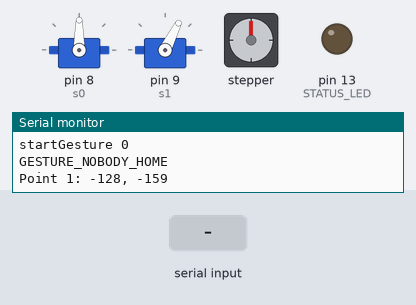
The sketch below on a simulated Arduino Uno, built with avr-gcc and run on an emulated ATmega328P. On the bench: 2 × servo, stepper motor, output pins drawn as LEDs (lit = HIGH), the last lines printed to the serial monitor. Inputs (shaded band) come from the test bench. Random numbers use the default seed unless the sketch sets one; stepper angles assume 4096 steps per turn.

Above: at 3.1 s.
3.3 s: "2\n" received over Serial
At 3.99 s:
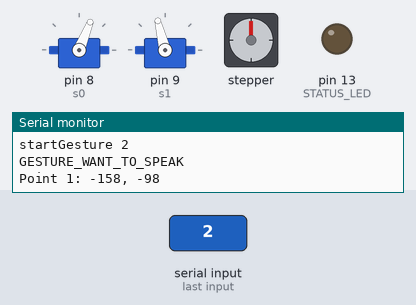
At 5.99 s:
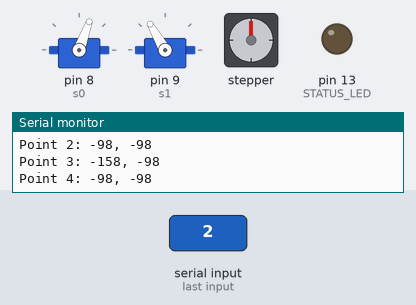
6.3 s: "90,45\n" received over Serial
9.3 s: "5\n" received over Serial
At 10.71 s:
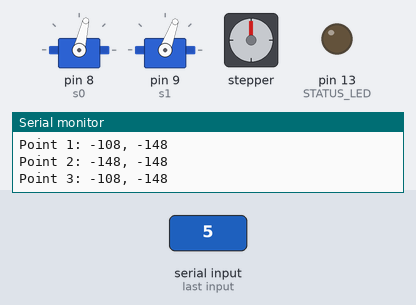
12.3 s: "1\n" received over Serial
15.3 s: "2\n" received over Serial
Timing chart, 0 to 19.3 s (numbered marks = the images above; inputs shaded):
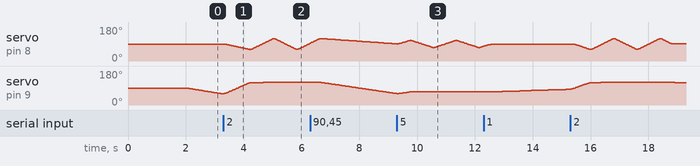

The sketch:

stickophone.ino
```cpp
//#include <NewSoftSerial.h>

#include <Servo.h>
#include <AccelStepper.h>

#define HALFSTEP 8

// Motor pin definitions
#define motorPin1  2     // IN1 on the ULN2003 driver 1
#define motorPin2  3     // IN2 on the ULN2003 driver 1
#define motorPin3  4     // IN3 on the ULN2003 driver 1
#define motorPin4  5     // IN4 on the ULN2003 driver 1

#define  DO_LOGGING

AccelStepper stepper1(HALFSTEP, motorPin1, motorPin3, motorPin2, motorPin4);

int numPoints = 0;
boolean pathWorking = true;

boolean motionWorking = false;

float max_servo_speed = 0.0;
float sum_servo_speed = 0.0;
float num_servo_speed = 1.0;

void moveTo( float x0, float y0, boolean s = true );
boolean addPoint( int x, int y );
void setSpeed(float ratio);

#define GESTURE_NOBODY_HOME 0
#define GESTURE_SOMEBODY_HOME 1
#define GESTURE_WANT_TO_SPEAK 2
#define GESTURE_OI 3
#define GESTURE_HELLO 4
#define GESTURE_LEAVING 5
#define GESTURE_BORED 6
#define GESTURE_INTERESTED 7
#define GESTURE_LOOKING_ROUND 8
#define GESTURE_REVOLVE_ALL_LEFT 22
#define GESTURE_REVOLVE_ALL_RIGHT 23
#define GESTURE_STAY_BORED 24


#define GESTURE_LAST GESTURE_LOOKING_ROUND

//libby
int delayMotion = 0;

int currentGesture = -1;
int someoneIsHome = 0;
long gestureStartMillis = 0;
long eventStartMillis = 0;


void setup()
{


  #ifdef DO_LOGGING
  Serial.begin (57600); // for debugging

  Serial.print ("setup\n");
  #endif

  stepper1.setMaxSpeed(800.0);
  stepper1.setAcceleration(100.0);
  stepper1.setSpeed(200);

  setupPosition();
  setupMotion();

  turnOnServos();

  startGesture(GESTURE_NOBODY_HOME);
}


float z = 0;
boolean wasOff = false;


void loop()
{

  int newGesture = checkForEvents(); // change this function so it delivers a gesture number when the person on the call want to perform a gesture

  boolean done = ! loopPath();

   if( newGesture != -1 )
   {
      startGesture(newGesture);  // something kicked off a new gesture, we'll just do it once then go back to repeating GESTURE_SOMEBODY_HOME
      delayMotion = 0;
   }
   else if( done )
   {

      // finished a thing, go to a neutral gesture
      if( someoneIsHome == 1 )
      {
          Serial.println("somebody home");
          startGesture(GESTURE_SOMEBODY_HOME);
          delayMotion = (int)random(10);
      }
      else if( someoneIsHome == 2 )
      {
          Serial.println("bored");
          startGesture(GESTURE_STAY_BORED);
          delayMotion = (int)random(10);

      }
      else{
          Serial.println("nobody home");
          startGesture(GESTURE_NOBODY_HOME);
      }
   }
   // else just keep running the current motion

   loopMotion();
   stepper1.run();
}


int eventGesture = GESTURE_WANT_TO_SPEAK - 1;
int command;

int checkForEvents()
{
  // see if something happened that mean we ought to start a gesture, for now just use a timer

   while(Serial.available() > 0)
    {
        command = Serial.parseInt();
        Serial.println(command);
        if (Serial.read() == '\n') { //note need to set "newline" on console
          Serial.print("gesture found  ");
          Serial.println(command);
          eventGesture = command;
          return eventGesture;
        }else{
          Serial.println("no newline found");
        }
    }

/*
  long now = millis();

  if( now - eventStartMillis > 10000 )  // run through the gesture, one every 10 secs
  {
    eventStartMillis = now;

    eventGesture = eventGesture + 1;

    if( eventGesture > GESTURE_LAST )
      eventGesture = GESTURE_WANT_TO_SPEAK;


       #ifdef DO_LOGGING
         Serial.print ("next gesture ");
         Serial.println (eventGesture);
      #endif
      return eventGesture;


  }
*/
  return -1;
}
```

gesture.ino
```cpp
void startGesture( int gesture )
{
   #ifdef DO_LOGGING
    Serial.print ("startGesture ");
    Serial.println (gesture);
   #endif

  currentGesture = gesture;

  clearPath();
  // hard-coded coordinates for the gestures

  switch( currentGesture )
  {
    case GESTURE_NOBODY_HOME:
      Serial.println ("GESTURE_NOBODY_HOME");
      // static, leant back

      setSpeed(0.5);
      addPoint(0,-30);
      addPoint(0,-31);
      addPoint(0,-29);
      someoneIsHome = 0;

      break;

  case GESTURE_SOMEBODY_HOME:
      // figure-8
      Serial.println ("GESTURE_SOMEBODY_HOME");

      setSpeed(0.1);

      int r1;
      r1 = (int)random(10);
      for (int i = 0; i <= r1; i++){
         long r2 = random(2);
         long r3 = random(5);
         addPoint(r2,r3);
         if(delayMotion > 0){
            for (int j = 0; j <= delayMotion; j++){
               addPoint(r2,r3);
            }
         }
      }
      someoneIsHome == 1;
/*
        addPoint(0,0);
        addPoint(5,2);
        addPoint(5,-2);
        addPoint(0,0);
        addPoint(-5,2);
        addPoint(-5,-2);

      addPoint(0,0);
      addPoint(10,5);
      addPoint(10,-5);
      addPoint(0,0);
      addPoint(-10,5);
      addPoint(-10,-5);
*/
      someoneIsHome = 1;
      break;

  case GESTURE_WANT_TO_SPEAK:
      Serial.println ("GESTURE_WANT_TO_SPEAK");

      setSpeed(1.5);
      someoneIsHome == 1;
      addPoint(0,30);
      addPoint(-30,30);
      addPoint(30,30);
      addPoint(-30,30);
      addPoint(30,30);
      addPoint(0,30);

      break;

  case GESTURE_OI:
      Serial.println ("GESTURE_OI");

      setSpeed(3.0);
      someoneIsHome == 1;
      addPoint(0,85);
      addPoint(0,70);
      addPoint(0,85);
      addPoint(0,70);
      addPoint(0,85);
      break;

   case GESTURE_HELLO:
     Serial.println ("GESTURE_HELLO");

     setSpeed(1.0);
     someoneIsHome == 1;
     addPoint(0,20);
     addPoint(20,20);
     addPoint(-20,20);
     addPoint(20,20);
     addPoint(-20,20);
     addPoint(0,20);
      break;


 case GESTURE_LEAVING:
     Serial.println ("GESTURE_LEAVING");

     setSpeed(1.0);


     addPoint(0,-20);
     addPoint(20,-20);
     addPoint(-20,-20);
     addPoint(20,-20);
     addPoint(-20,-20);
     addPoint(0,-20);
      someoneIsHome = 0;

      break;

  case GESTURE_BORED:
     Serial.println ("GESTURE_BORED");

     setSpeed(0.1);

     addPoint(0,-10);
     addPoint(0,-5);
     addPoint(0,-30);
//     addPoint(0,-10);
  //   addPoint(0,-30);
     //addPoint(0,-5);
     someoneIsHome = 2;

     break;

  case GESTURE_STAY_BORED:
     Serial.println ("GESTURE_STAY_BORED");

     setSpeed(0.1);

      if(delayMotion > 0){
         delay(delayMotion);
      }

      int r4;
      r4 = (int)random(3);
      for (int i = 0; i <= r4; i++){
         long r5 = random(24,30);
         addPoint(0,-r5);
         if(delayMotion > 0){
            for (int j = 0; j <= delayMotion; j++){
               addPoint(0,-r5);
            }
         }
      }

     someoneIsHome = 2;

     break;

  case GESTURE_INTERESTED:
     Serial.println ("GESTURE_INTERESTED");

     setSpeed(1.5);

     someoneIsHome == 1;
     addPoint(0,30);
     addPoint(0,-5);

     break;

  case GESTURE_LOOKING_ROUND:
      Serial.println ("GESTURE_LOOKING_ROUND");

      setSpeed(1.5);


     addPoint(-60,0);
     addPoint(-60,40);
     addPoint(60,40);
     addPoint(-60,40);
     addPoint(60,40);
     addPoint(60,0);
     someoneIsHome == 1;
     break;

  case GESTURE_REVOLVE_ALL_LEFT:
     Serial.println ("GESTURE_REVOLVE_ALL_LEFT");
     //stepper1.moveTo(-200);
     stepper1.moveTo(stepper1.currentPosition() - 200);
     break;

  case GESTURE_REVOLVE_ALL_RIGHT:
     Serial.println ("GESTURE_REVOLVE_ALL_RIGHT");
     stepper1.moveTo(stepper1.currentPosition() + 200);
     break;

   default:
     #ifdef DO_LOGGING
      Serial.print ("bad gesture ");
      Serial.println (gesture);
     #endif
     break;

  }

  gestureStartMillis = millis();
  startPath();
}
```

motion.ino
```cpp
// motion.pde

// manages motion control for a 2-servo stick
// implements maximum speed and maximum acceleration limits
// decelerates to a stop at the end of each motion


float currX = 0;
float currY = 0;

float currT = millis();
float paperDelta = 0;

float targetX = 0;
float targetY = 0;


float baseMaxSpeed = 0.050; // mm / millisec - 0.600 is good
float baseAcceleration = 0.001; // mm / millisec / millisec - 0.002 keeps the current rig pretty calm, 0.004 starts to be wobbly

float maxSpeed;
float acceleration;

float minSpeed = 0.001;
float currSpeed= 0;

boolean stopAtEnd = true;

float totalDistance = 0;
int  totalSteps =0;
int  totalMillis  =0;

void setupMotion()
{
  setSpeed(1.0);
  currX = 0;
  currY = 0;

  currT = millis();
  currSpeed = 0;

  targetX = 0;
  targetY = 0;


  motionWorking = false;
}

void setSpeed(float ratio)
{
  maxSpeed = ratio * baseMaxSpeed;
  acceleration = ratio * baseAcceleration;
}

boolean loopMotion() // move one increment towards targetXYZ at constant speed
{
  float dx,dy, dt, scale, distance, now;


   if( ! motionWorking )
    return false;


  dx = targetX - currX;
  dy = targetY - currY;


  distance = sqrt( (dx*dx) + (dy*dy));


  if( distance < 1 ) // arrived
  {
   motionWorking = false;

    return false;
  }


  now = millis();

  dt =  now - currT;

   if( stopAtEnd && inBrakingZone(distance))
  {
    currSpeed -= acceleration * dt;
    if( currSpeed < minSpeed )
      currSpeed = minSpeed;
  }
  else if( currSpeed < maxSpeed )
  {
    currSpeed += acceleration * dt;

    if( currSpeed > maxSpeed )
      currSpeed = maxSpeed;
  }

  scale = dt * currSpeed / distance;

  dx = scale * dx;
  dy = scale * dy;


  currX += dx;
  currY += dy;


  currT = now;


  totalDistance +=  sqrt( dx*dx + dy*dy );
  totalSteps ++;
  totalMillis += dt;

  #ifdef DO_LOGGING
  /*
    Serial.print ("goTo ");
    Serial.print (currX);
    Serial.print (", ");

    Serial.print (currY);

    Serial.print ("\n");
  */
    #endif

  if( ! goTo( currX, currY ))
  {
      #ifdef DO_LOGGING

    Serial.print ("Failed goTo: ");
    Serial.print (currX);
    Serial.print (", ");

    Serial.print (currY);


    Serial.print ("\n");

    #endif
    // if we couldn't go there, keep track of where we really are to stop the motion control going mad
      currX -= dx;
      currY -= dy;

      motionWorking = false;

      return false;

  }


  return true;
}

boolean inBrakingZone( float distance )
{
  // s = 0.5 a t^2
  // s = 0.5 v t
  // => s = v^2 / 2a

  float s = currSpeed * currSpeed * 0.5 / acceleration;

  return distance < s;
}

void moveTo( float x0, float y0, boolean s)
{
  #ifdef DO_LOGGING
  /*
    Serial.print ("moveto ");
    Serial.print (x0);
    Serial.print (", ");

    Serial.print (y0);


    Serial.print ("\n");
    */
    #endif

  s = true; // always stop at end
  motionWorking = true;
  targetX = x0;
  targetY = y0;

  if( stopAtEnd )
  {
    currSpeed = 0;
    currT = millis();
  }
  stopAtEnd = s;

}
```

path.ino
```cpp
// path.pde

// Manage creation and replay of paths for delta bot

struct point
{
  int x,y; // in degrees, 0 is vertical, range is -90 to +90
};
#define MAX_POINTS 100
//#define MAX_POINTS 32

struct point points[ MAX_POINTS ];

int nextPoint = -1;


boolean loopPath()
{
  if( motionWorking )
  {
    return true; // still going to our last position
  }

  if( ! pathWorking )
    return false;

  if( nextPoint+1 >= numPoints )
  {
    pathWorking = false;  // done all our work, will never run again

    //logSummary();
    return false;
  }

  nextPoint ++;

  logPoint();

  boolean stopAtEnd = true;
  if( nextPoint+1 < numPoints )
  {
    //if( points[nextPoint].z == points[nextPoint+1].z )
      stopAtEnd = false;
  }


  moveTo( points[nextPoint].x, points[nextPoint].y, stopAtEnd);

  pathWorking = true;
  return true;


}


void stopPath()
{

  nextPoint = numPoints;
  pathWorking = false;
}

void clearPath()
{
  numPoints = 0;
}

void startPath()
{
   nextPoint = 0;
    pathWorking = true;
}

boolean addPoint( int x, int y )  // in range -127-127
{
  if( numPoints >= MAX_POINTS )
    return false;


   points[numPoints].x = x;
   points[numPoints].y = y;

   numPoints ++;
   return true;
}

void logPoint()
{
    #ifdef DO_LOGGING
    Serial.print ("Point ");
    Serial.print (nextPoint);
    Serial.print (": ");
    Serial.print (points[nextPoint].x-128);
    Serial.print (", ");
    Serial.print (points[nextPoint].y-128);

    Serial.print ("\n");
     #endif
}

void logSummary()
{
      #ifdef DO_LOGGING
    Serial.print ("numPoints: ");
    Serial.print (numPoints);
    Serial.print (", totalDistance: ");
    Serial.print (totalDistance);
    Serial.print ("mm, totalSteps: ");
    Serial.print (totalSteps);
    Serial.print (", totalMillis: ");
    Serial.print (totalMillis);
    Serial.print ("\n");

    Serial.print ("msec/step: ");
    Serial.print (totalMillis/totalSteps);
    Serial.print (", mm/step: ");
    Serial.print (totalDistance/totalSteps);
    Serial.print ("\n");

    Serial.print ("max servo speed (s3003 does 0.2): ");
    Serial.print ( 60.0 / (max_servo_speed * 1000));
    Serial.print (" secs/60 deg");
    Serial.print ("\n");

    Serial.print ("mean servo speed: ");
    Serial.print ( 60.0 / ((sum_servo_speed/num_servo_speed) * 1000));
    Serial.print (" secs/60 deg");
    Serial.print ("\n");


     #endif
}
```

position.ino
```cpp
// position.pde


// limits of servo motion for our rig
int minServoPos = 0;
int maxServoPos = 180;


#define STATUS_LED 13 // lights up for bad positions


Servo s0;
Servo s1;


boolean servosAttached = false;


 boolean transformToServoAngle( float &theta );
void servoWriteFloat( Servo *s, float angle);
void servoWriteCalibrated( Servo *s, float angle);
boolean uSForAngle( float angle, int*result) ;


void setupPosition()
{
   pinMode(STATUS_LED, OUTPUT);

  turnOnServos();


   //servoWriteCalibrated( &s0, 90 );
   //servoWriteCalibrated( &s1, 90 );

   delay(2000);


}

void turnOnServos()
{
  if( ! servosAttached )
  {
   s0.attach(8);
   s1.attach(9);

  }

   servosAttached = true;
}
void turnOffServos()
{
  if( servosAttached )
  {
  s0.detach();
  s1.detach();

  }
  servosAttached = false;

}

int goTo( float x0, float y0 ) // 0 is vertical, range is -90 to +90
{
   float theta1;
   float theta2;
   float theta3;

   static float last_theta1;
   static float last_theta2;


    static float tLast = 0;


  theta1 = x0;
  theta2 = y0;


  /*
   #ifdef DO_LOGGING
    Serial.print ("Pos: ");
    Serial.print (x0);
    Serial.print (", ");
    Serial.print (y0);

    Serial.print ("\n");
     #endif
   */

  boolean success = true;
  int u1;
  int u2;


   success &=  uSForAngle( theta1, &u1);
   success &=  uSForAngle( theta2, &u2);


  if( ! success )
  {
  #ifdef DO_LOGGING
    Serial.print ("Unreachable servo angle\n");
  #endif
   return 0;
  }

  digitalWrite(STATUS_LED,! success);

  s0.writeMicroseconds( u1 );
  s1.writeMicroseconds( u2 );

  float tNow = millis();

  last_theta1 = theta1;
  last_theta2 = theta2;

  tLast = tNow;
  return 1;
}


void servoWriteCalibrated( Servo *s, float angle)
{
  int uSecs;
  if( uSForAngle( angle, &uSecs))
    s->writeMicroseconds(uSecs);
}

// Use writeMicroseconds instead of write() to get more servo resolution, copy conversion formula from Arduino Servo lib source
// This gets us something like ten times the resolution, so we get much smoother motion.
// This version is uncalibrated and is replaced by servoWriteCalibrated above.

void servoWriteFloat( Servo *s, float angle)
{

  float servoCal = -10.0;

  angle -= servoCal;

  if(angle < 0)
    angle = 0;


  if(angle > 180)
    angle = 180;

   int uS = MIN_PULSE_WIDTH + angle * ( MAX_PULSE_WIDTH - MIN_PULSE_WIDTH ) / 180.0;

  s->writeMicroseconds(uS);
}


boolean uSForAngle( float angle, int*result) // expect angle  in geometry frame, 0 is vertical, range is -90 to +90
{


   int uS = MIN_PULSE_WIDTH + (angle+90.0) * ( MAX_PULSE_WIDTH - MIN_PULSE_WIDTH ) / 180.0;

  if( uS < MIN_PULSE_WIDTH  )
    return false;

  if( uS > MAX_PULSE_WIDTH  )
    return false;

  *result = uS;
  return true;

}
```

Measured:
- after the input at 3.3 s, servo on pin 9 (s1): moves from 60° to 120° over 1.3 s, starting at once
- after the input at 9.3 s, servo on pin 9 (s1): moves from 60° to 70° over 0.39 s, starting after 0.07 s
